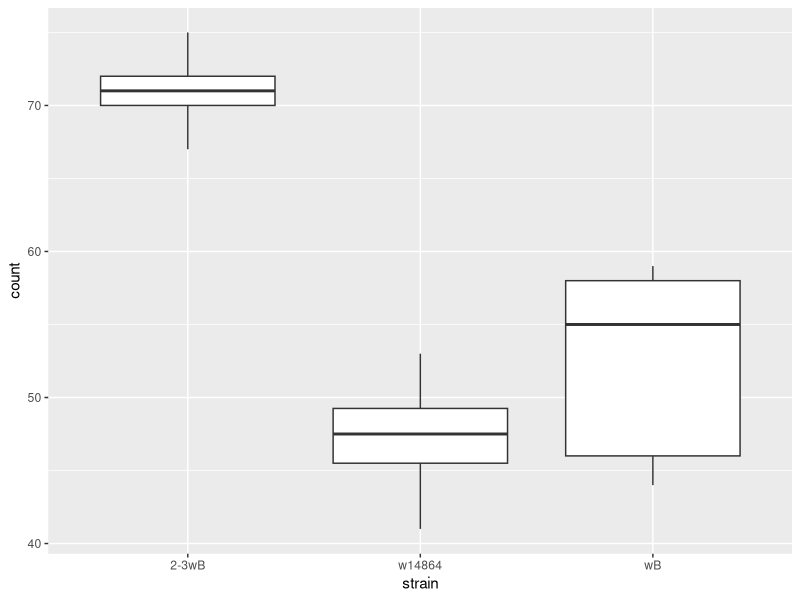
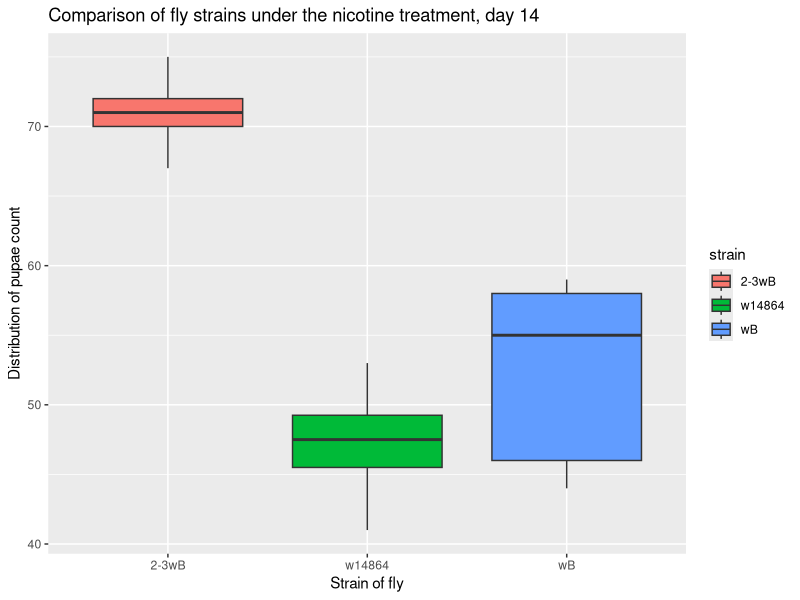
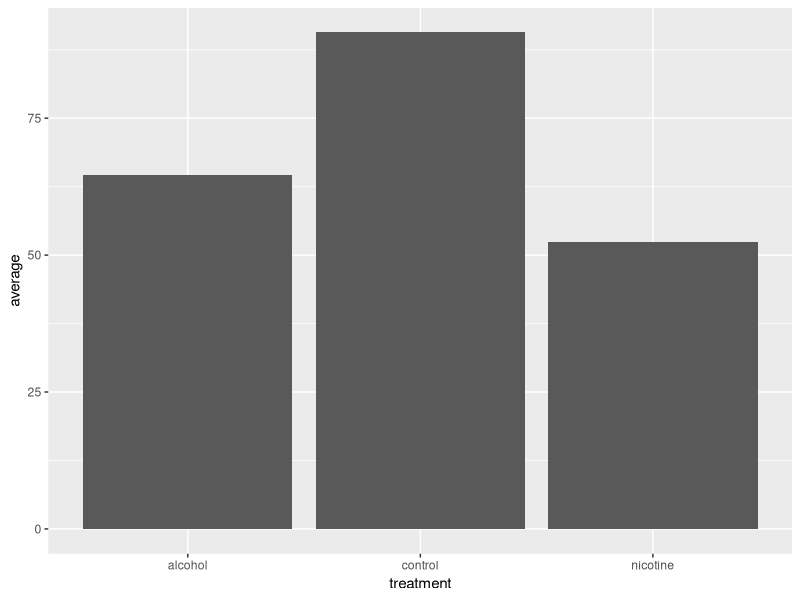
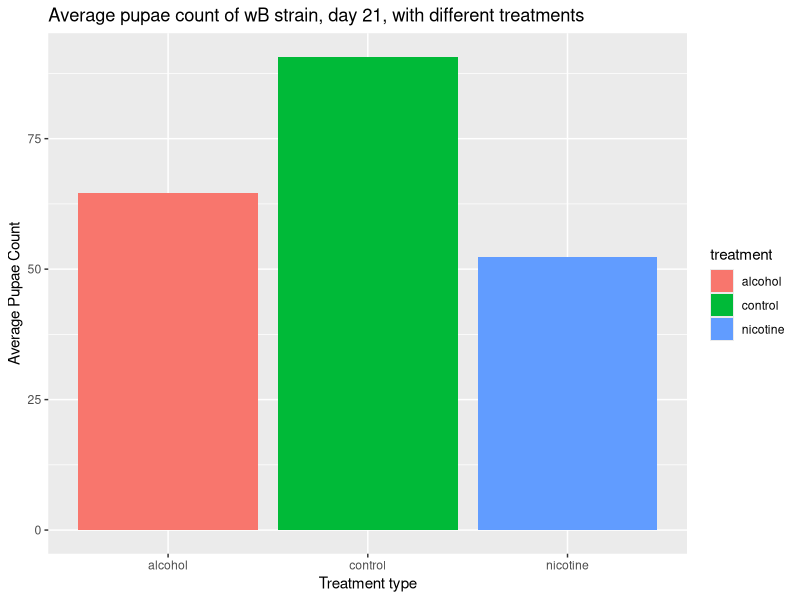
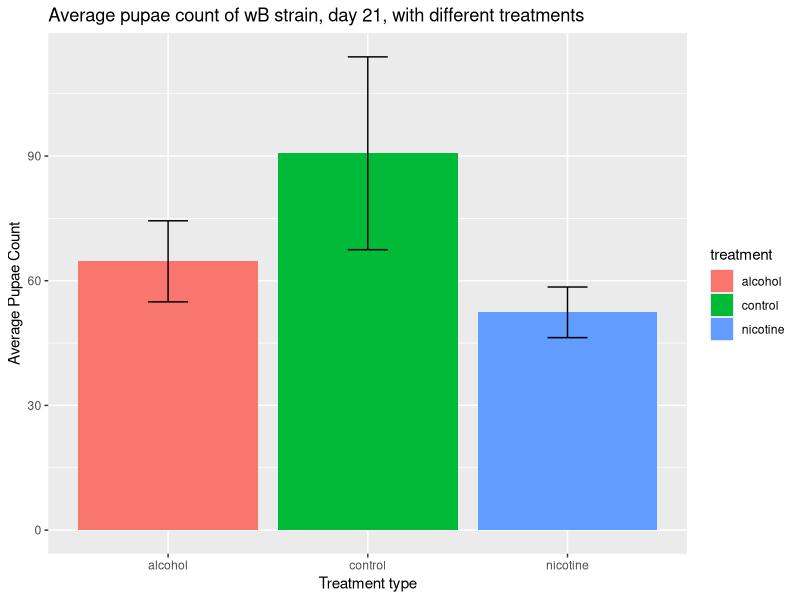
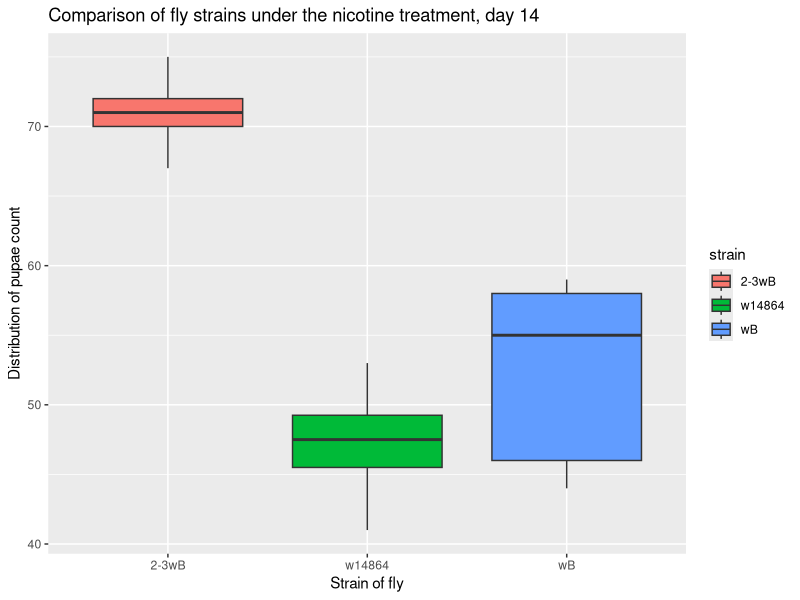

Reproduce these figures in R, in order.
## ---- chunk 1
# This is a comment, which can be useful to describe what's happening

#load the tidyverse library

library(tidyverse)


## ---- chunk 2
# The "<-" is used to assign value, sort of like "=" in other languages

sampleData<-read_csv("tidyData.csv")

# Prints sampleData to the screen
sampleData
## ---- chunk 3



## ---- chunk 4
# first define which dataset you're using, with ".data=..."
# then define your conditions. Notice that you use "==".

ex1<-filter(.data=sampleData, stage=="pupae" & day=="14" & treatment=="nicotine" & trial=="1")

# print to screen, to check
ex1


## ---- chunk 5

# Create your variable myEx1 using the filter() function


# Print to the screen to confirm





## ---- chunk 6

ex1BoxPlot<-ggplot(data=ex1, mapping=aes(x=strain, y=count))+
  geom_boxplot()

# components:
# The Data: data=ex1
# The aesthetics: mapping=aes(x=strain, y=count)
# The type of plot: +geom_boxplot

#prints to the screen
ex1BoxPlot

## ---- chunk 7

ex1BoxPlot<-ggplot(data=ex1, mapping=aes(x=strain, y=count, fill=strain))+
  geom_boxplot()+
  labs(x="Strain of fly", y="Distribution of pupae count", title="Comparison of fly strains under the nicotine treatment, day 14")

# components:
# The Data: data=ex1
# The aesthetics: mapping=aes(x=strain, y=count) IMPORTANT: the x and y values must match the column headings of your dataset
# The type of plot: +geom_boxplot

#prints to the screen
ex1BoxPlot

## ---- chunk 8

# specify the filename you want, and which variable contains your plot
ggsave(filename="ex1BoxPlot.jpg", plot=ex1BoxPlot)



## ---- chunk 9

# Print out the data, as a refresher


# Write the ggplot code, assigned to some variable


# print it to the screen 


# Save it using ggsave


## ---- chunk 10
# use the filter function, identifying the original dataset, and adding my conditions

ex2<-filter(.data=sampleData, strain=="wB"& trial=="1" & day=="21")

#print to screen

ex2


## ---- chunk 11




## ---- chunk 12

# This sytax uses the R "pipe" operator, %>%. Think of it as reading "and then...."

# In the 'summarize' function, I'm creating a new column called "average", and setting it equal to the mean of count, per treatment (as determined by group_by).

ex2Data<-ex2 %>% group_by(treatment) %>% summarize(average=mean(count))

ex2Data


## ---- chunk 13

# Expanding 'summarize' to include columns for average, standard deviation, n, upperCI, and lowerCI
# This can all be written in one line, but is a little easier to read this way.

ex2Data<-ex2 %>% group_by(treatment) %>% summarize(
  average=mean(count),
  stdev=sd(count), 
  N=n(),
  upperCI=average+((qnorm(0.975)*stdev)/sqrt(N)),
  lowerCI=average-((qnorm(0.975)*stdev)/sqrt(N))
  )


ex2Data

## ---- chunk 14






## ---- chunk 15

# One difference here is the stat="identity" in geom_bar. This means "use the data I specify in y=, rather than counting the data".

ex2BarPlot<-ggplot(data=ex2Data, mapping=aes(x=treatment, y=average))+
  geom_bar(stat="identity")

ex2BarPlot


## ---- chunk 16


ex2BarPlot<-ggplot(data=ex2Data, mapping=aes(x=treatment, y=average, fill=treatment))+
  geom_bar(stat="identity")+
  labs(x="Treatment type", y="Average Pupae Count", title="Average pupae count of wB strain, day 21, with different treatments")

ex2BarPlot





## ---- chunk 17


ex2BarPlot<-ggplot(data=ex2Data, mapping=aes(x=treatment, y=average, fill=treatment))+
  geom_bar(stat="identity")+
  labs(x="Treatment type", y="Average Pupae Count", title="Average pupae count of wB strain, day 21, with different treatments")+
  geom_errorbar(mapping=aes(ymin = lowerCI, ymax = upperCI), width=0.2)

ex2BarPlot



## ---- chunk 18






